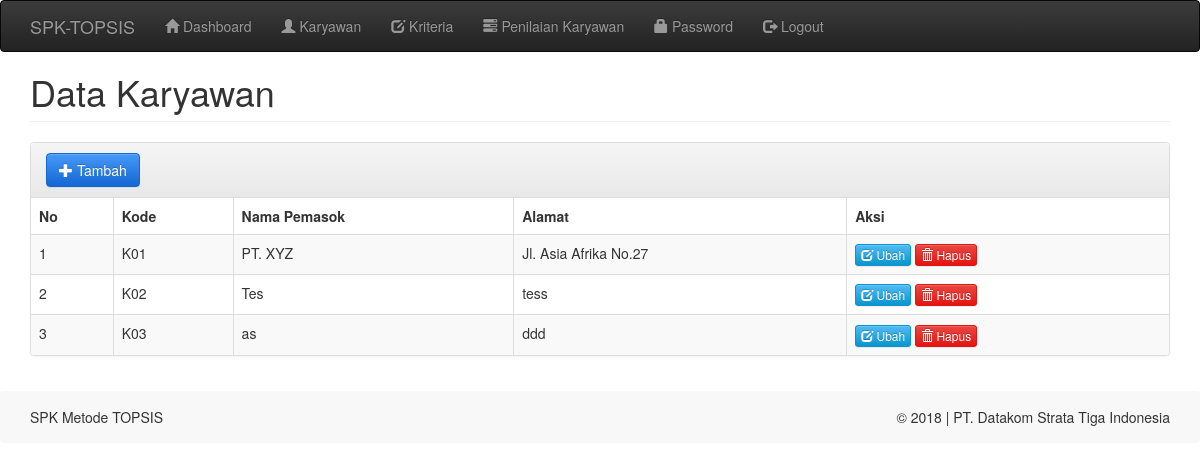
Screenshot of /niko/index.php?m=karyawan (signed in) with the database file from the repository.
### tables this page shows
CREATE TABLE IF NOT EXISTS `tb_karyawan` (
  `kode_karyawan` varchar(16) NOT NULL,
  `nik` varchar(10) DEFAULT NULL,
  `nama_karyawan` varchar(100) NOT NULL,
  `departemen` text,
  `total` double NOT NULL,
  `rank` int(11) NOT NULL
);

### niko/config.php (called while the page is built)
<?php
$config["server"]='localhost';
$config["username"]='root';
$config["password"]='';
$config["database_name"]='db_spk_topsis';

### niko/includes/ez_sql_core.php (called while the page is built, shortened)
<?php
	class ezSQLcore
	{
		var $timers           = array();
		function get_host_port( $host, $default = false )
		{
			$port = $default;
			return array( $host, $port );
		}
		function flush()
		{
			$this->last_result = array();
		}
		function get_results($query=null, $output = OBJECT)
		{
			if ( $query )
			{
				$this->query($query);
			}
			if ( $output == OBJECT )
			{
				return $this->last_result;
			}
		}
		function timer_get_cur()
		{
			list($usec, $sec) = explode(" ",microtime());
			return ((float)$usec + (float)$sec);
		}
		function timer_start($timer_name)
		{
			$this->timers[$timer_name] = $this->timer_get_cur();
		}
		function timer_elapsed($timer_name)
		{
			return round($this->timer_get_cur() - $this->timers[$timer_name],2);
		}
	}

### niko/functions.php (called while the page is built, shortened)
<?php
include'config.php';
include'includes/ez_sql_core.php';
include'includes/ez_sql_mysqli.php';
$db = new ezSQL_mysqli($config[username], $config[password], $config[database_name], $config[server]);
include'includes/general.php';

### niko/includes/general.php (called while the page is built, shortened)
<?php
function esc_field($str){
    if (!get_magic_quotes_gpc())
        return addslashes($str);
    else
        return $str;
}

### niko/includes/ez_sql_mysqli.php (called while the page is built, shortened)
<?php
	$ezsql_mysqli_str = array
	(
		1 => 'Require $dbuser and $dbpassword to connect to a database server',
		2 => 'Error establishing mySQLi database connection. Correct user/password? Correct hostname? Database server running?',
		3 => 'Require $dbname to select a database',
		4 => 'mySQLi database connection is not active',
		5 => 'Unexpected error while trying to select database'
	);
	class ezSQL_mysqli extends ezSQLcore
	{
		function connect($dbuser='', $dbpassword='', $dbhost='localhost', $dbport=false)
		{
			global $ezsql_mysqli_str; $return_val = false;
			if ( ! $dbuser )
			{
				$this->register_error($ezsql_mysqli_str[1].' in '.__FILE__.' on line '.__LINE__);
				$this->show_errors ? trigger_error($ezsql_mysqli_str[1],E_USER_WARNING) : null;
			}
			else
			{
				$this->dbh = new mysqli($dbhost,$dbuser,$dbpassword, '', $dbport);
				if( $this->dbh->connect_errno )
				{
					$this->register_error($ezsql_mysqli_str[2].' in '.__FILE__.' on line '.__LINE__);
					$this->show_errors ? trigger_error($ezsql_mysqli_str[2],E_USER_WARNING) : null;
				}
				else
				{
					$return_val = true;
				}
			}
			return $return_val;
		}
		function query($query)
		{
			$return_val = 0;
			$query = trim($query);
			$this->result = @$this->dbh->query($query);
			if ( preg_match("/^(insert|delete|update|replace|truncate|drop|create|alter|begin|commit|rollback|set|lock|unlock|call)/i",$query) )
			{
				$is_insert = true;
				$this->rows_affected = @$this->dbh->affected_rows;
				if ( preg_match("/^(insert|replace)\s+/i",$query) )
				{
					$this->insert_id = @$this->dbh->insert_id;
				}
				$return_val = $this->rows_affected;
			}
			else
			{
				$is_insert = false;
				$i=0;
				$num_rows=0;
				while ( $row = @$this->result->fetch_object() )
				{
					$num_rows++;
				}
				$this->num_rows = $num_rows;
				$return_val = $this->num_rows;
			}
			return $return_val;
		}
	}

### niko/karyawan.php (the view, shortened to what this page needs)
<div class="page-header">
    <h1>Data Karyawan</h1>
</div>
<div class="panel panel-default">
    <div class="panel-heading">
        <form class="form-inline">
            <div class="form-group">
                <a class="btn btn-primary" href="?m=karyawan_tambah"><span class="glyphicon glyphicon-plus"></span> Tambah </a>
            </div>
        </form>
    </div>
    <div class="table-responsive">
        <table class="table table-bordered table-hover table-striped">
        <thead>
            <tr>
                <th>No</th>
                <th>Kode</th>
                <th>Nama Pemasok</th>
                <th>Alamat</th>
                <th>Aksi</th>
            </tr>
        </thead>
        <?php
        $q = esc_field($_GET['q']);
        $rows = $db->get_results("SELECT * FROM tb_karyawan WHERE kode_karyawan LIKE '%$q%' OR nama_karyawan LIKE '%$q%' ORDER BY kode_karyawan");
        $no=1;
        foreach($rows as $row):?>
        <tr>
            <td><?= $no;?></td>
            <td><?=$row->kode_karyawan?></td>
            <td><?=$row->nama_karyawan?></td>
            <td><?=$row->departemen?></td>
            <td>
                <a class="btn btn-xs btn-info" href="?m=karyawan_ubah&ID=<?=$row->kode_karyawan?>"><span class="glyphicon glyphicon-edit"></span> Ubah </a>
                <a class="btn btn-xs btn-danger" href="aksi.php?act=karyawan_hapus&ID=<?=$row->kode_karyawan?>" onclick="return confirm('Hapus data?')"><span class="glyphicon glyphicon-trash"></span> Hapus </a>
            </td>
        </tr>
        <?php
        $no++;
        endforeach;?>
        </table>
        <?php include "includes/footer.php"; ?>

### niko/assets/css/general.css (style rules this page uses)
html { position: relative; min-height: 100%; }
body { margin-bottom: 500px; }
.page-header { margin-top: 0; padding-bottom: 0; }
.page-header h1 { margin-top: 0; }

### rows the page displays
tb_karyawan: kode_karyawan "K01", nama_karyawan "PT. XYZ", departemen "Jl. Asia Afrika No.27"
tb_karyawan: kode_karyawan "K02", nama_karyawan "Tes", departemen "tess"
tb_karyawan: kode_karyawan "K03", nama_karyawan "as", departemen "ddd"
